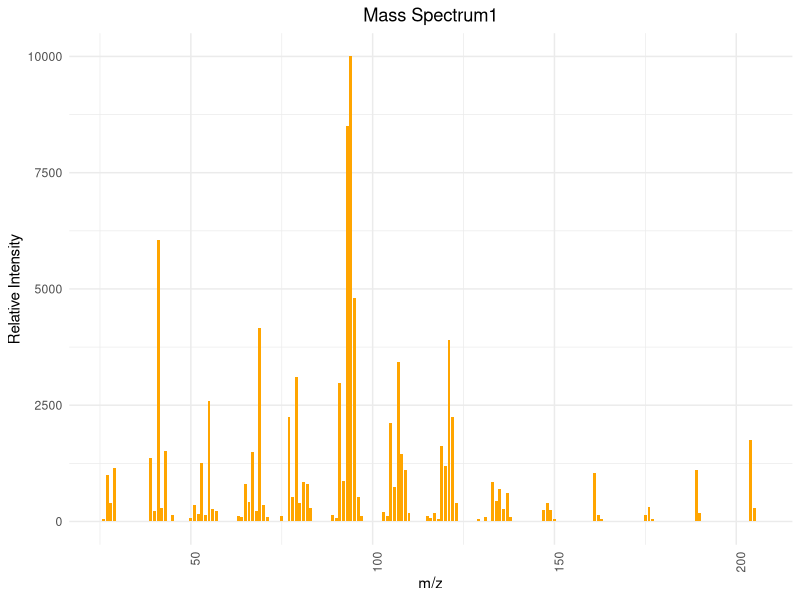
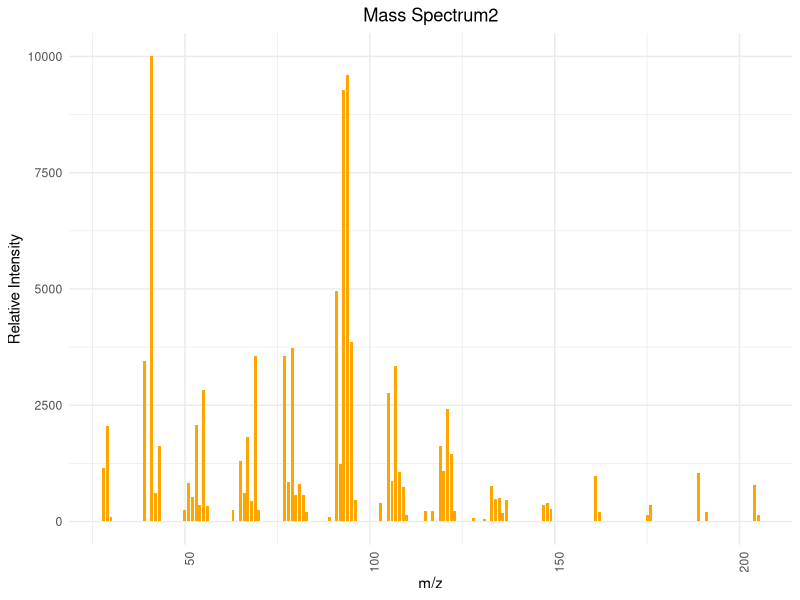
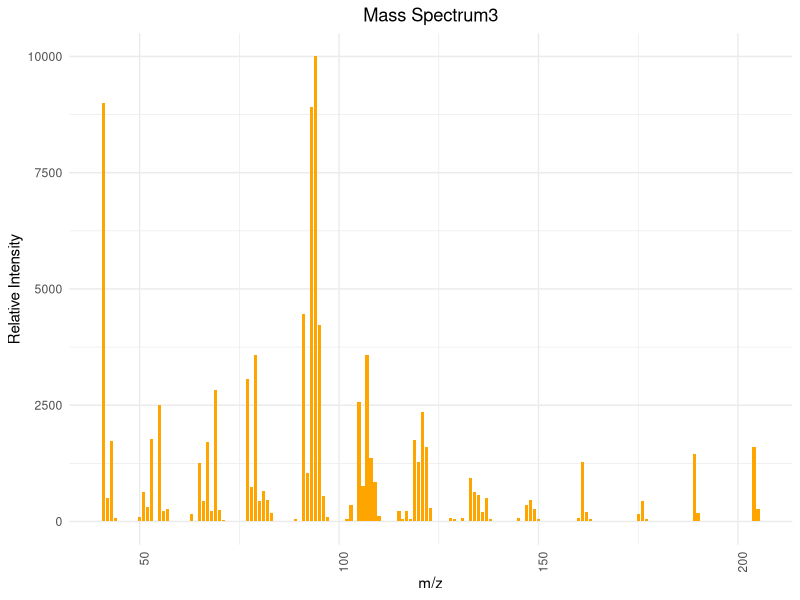
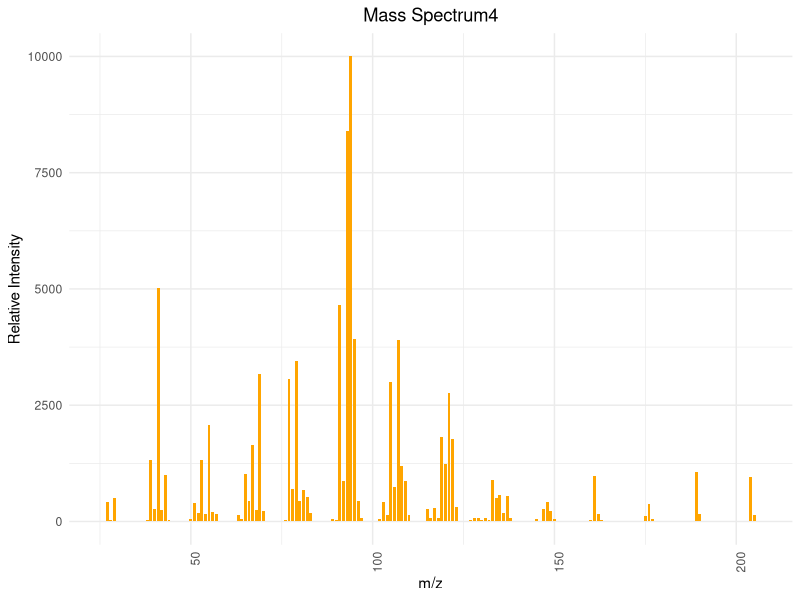

Write R code to recreate these figures, in order.
## ---- chunk 1
# 安装并加载所需的包
library(ggplot2)

# 图1
mz1 <- c(26, 27, 28, 29, 39, 40, 41, 42, 43, 45, 50, 51, 52, 53, 54, 55, 56, 57, 63, 64, 65, 66, 67, 68, 69, 70, 71, 75, 77, 78, 79, 80, 81, 82, 83, 89, 90, 91, 92, 93, 94, 95, 96, 97, 103, 104, 105, 106, 107, 108, 109, 110, 115, 116, 117, 118, 119, 120, 121, 122, 123, 129, 131, 133, 134, 135, 136, 137, 138, 147, 148, 149, 150, 161, 162, 163, 175, 176, 177, 189, 190, 204, 205, 206)
intensity1 <- c(60, 1010, 400, 1150, 1360, 220, 6060, 290, 1510, 150, 70, 350, 170, 1250, 140, 2580, 270, 230, 110, 100, 800, 410, 1500, 230, 4150, 350, 90, 120, 2250, 520, 3100, 400, 850, 800, 290, 130, 80, 2980, 870, 8500, 9999, 4800, 520, 110, 210, 120, 2120, 750, 3440, 1450, 1100, 190, 120, 70, 190, 50, 1620, 1200, 3900, 2250, 400, 50, 90, 850, 440, 700, 260, 620, 100, 250, 400, 250, 60, 1050, 150, 60, 140, 320, 50, 1100, 190, 1750, 300, 20)

data1 <- data.frame(mz1, intensity1)


ggplot(data1, aes(x=mz1, y=intensity1)) +
  geom_bar(stat="identity", fill="orange", width=0.8) + 
  theme_minimal() + 
  labs(title="Mass Spectrum1",
       x="m/z",
       y="Relative Intensity") + 
  theme(axis.text.x = element_text(angle = 90, hjust = 1), plot.title = element_text(hjust = 0.5))  

# 图2
mz2 <- c(28, 29, 30, 39, 41, 42, 43, 50, 51, 52, 53, 54, 55, 56, 63, 65, 66, 67, 68, 69, 70, 77, 78, 79, 80, 81, 82, 83, 89, 91, 92, 93, 94, 95, 96, 103, 105, 106, 107, 108, 109, 110, 115, 117, 119, 120, 121, 122, 123, 128, 131, 133, 134, 135, 136, 137, 147, 148, 149, 161, 162, 175, 176, 189, 191, 204, 205)
intensity2 <- c(1160, 2050, 100, 3450, 9999, 610, 1630, 250, 830, 520, 2070, 360, 2820, 330, 240, 1290, 620, 1810, 450, 3560, 250, 3550, 850, 3740, 580, 810, 560, 200, 100, 4950, 1240, 9280, 9610, 3850, 460, 400, 2760, 870, 3340, 1060, 740, 140, 220, 230, 1620, 1090, 2420, 1460, 220, 70, 60, 770, 490, 500, 190, 460, 360, 400, 260, 970, 210, 130, 360, 1040, 210, 780, 150)

data2 <- data.frame(mz2, intensity2)

ggplot(data2, aes(x=mz2, y=intensity2)) +
  geom_bar(stat="identity", fill="orange", width=0.8) + 
  theme_minimal() + 
  labs(title="Mass Spectrum2",
       x="m/z",
       y="Relative Intensity") + 
  theme(axis.text.x = element_text(angle = 90, hjust = 1), plot.title = element_text(hjust = 0.5))  

# 图3
mz3 <- c(41, 42, 43, 44, 50, 51, 52, 53, 55, 56, 57, 63, 65, 66, 67, 68, 69, 70, 71, 77, 78, 79, 80, 81, 82, 83, 89, 91, 92, 93, 94, 95, 96, 97, 102, 103, 105, 106, 107, 108, 109, 110, 115, 116, 117, 118, 119, 120, 121, 122, 123, 128, 129, 131, 133, 134, 135, 136, 137, 138, 145, 147, 148, 149, 150, 160, 161, 162, 163, 175, 176, 177, 189, 190, 204, 205)
intensity3 <- c(8990, 500, 1720, 70, 90, 640, 310, 1770, 2500, 230, 260, 170, 1250, 440, 1710, 230, 2830, 250, 40, 3060, 740, 3580, 430, 650, 460, 180, 60, 4470, 1050, 8920, 9999, 4230, 540, 100, 60, 350, 2570, 770, 3590, 1360, 850, 120, 220, 60, 230, 60, 1760, 1270, 2350, 1600, 280, 70, 60, 70, 940, 640, 570, 210, 500, 60, 70, 360, 470, 260, 60, 80, 1280, 210, 60, 160, 430, 50, 1450, 190, 1600, 260)

data3 <- data.frame(mz3, intensity3)

ggplot(data3, aes(x=mz3, y=intensity3)) +
  geom_bar(stat="identity", fill="orange", width=0.8) + 
  theme_minimal() + 
  labs(title="Mass Spectrum3",
       x="m/z",
       y="Relative Intensity") + 
  theme(axis.text.x = element_text(angle = 90, hjust = 1), plot.title = element_text(hjust = 0.5)) 

# 图4
mz4 <- c(26, 27, 28, 29, 30, 38, 39, 40, 41, 42, 43, 44, 50, 51, 52, 53, 54, 55, 56, 57, 58, 62, 63, 64, 65, 66, 67, 68, 69, 70, 71, 74, 75, 76, 77, 78, 79, 80, 81, 82, 83, 84, 85, 87, 89, 90, 91, 92, 93, 94, 95, 96, 97, 98, 101, 102, 103, 104, 105, 106, 107, 108, 109, 110, 111, 115, 116, 117, 118, 119, 120, 121, 122, 123, 124, 126, 127, 128, 129, 130, 131, 132, 133, 134, 135, 136, 137, 138, 141, 142, 143, 145, 146, 147, 148, 149, 150, 151, 159, 160, 161, 162, 163, 175, 176, 177, 189, 190, 191, 204, 205, 206)
intensity4 <- c(10, 420, 40, 510, 10, 30, 1330, 270, 5030, 250, 1010, 30, 60, 390, 190, 1330, 170, 2070, 200, 160, 20, 20, 130, 50, 1030, 430, 1640, 240, 3170, 230, 20, 10, 20, 30, 3070, 690, 3450, 440, 680, 520, 180, 20, 10, 10, 60, 30, 4650, 880, 8400, 9999, 3930, 430, 70, 10, 10, 50, 420, 150, 3000, 750, 3900, 1190, 860, 140, 20, 270, 80, 300, 70, 1810, 1240, 2760, 1770, 310, 20, 10, 30, 80, 70, 30, 80, 30, 890, 510, 570, 190, 540, 80, 20, 10, 10, 50, 20, 260, 420, 230, 60, 10, 20, 40, 970, 160, 40, 110, 370, 50, 1060, 170, 10, 960, 150, 10)

data4 <- data.frame(mz4, intensity4)

ggplot(data4, aes(x=mz4, y=intensity4)) +
  geom_bar(stat="identity", fill="orange", width=0.8) + 
  theme_minimal() + 
  labs(title="Mass Spectrum4",
       x="m/z",
       y="Relative Intensity") + 
  theme(axis.text.x = element_text(angle = 90, hjust = 1), plot.title = element_text(hjust = 0.5)) 
